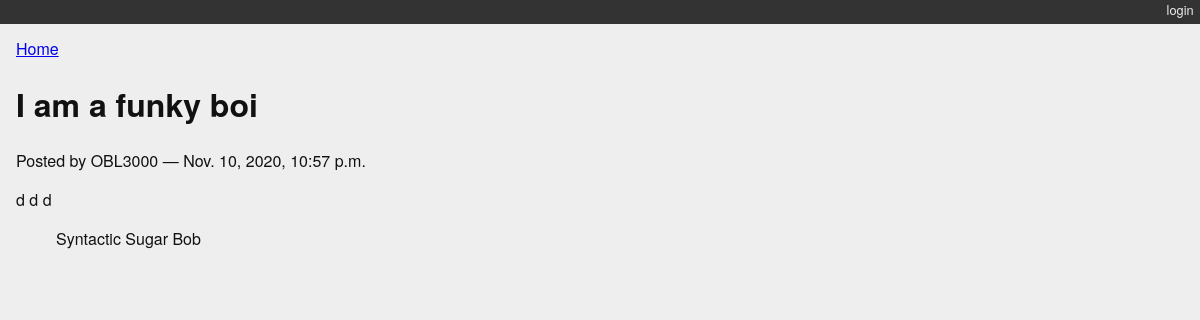
Page /blogging/posts/1/ on the committed database.
### blogging/models.py (models this page shows)
class Post(models.Model):
    title = models.CharField(max_length=128)
    text = models.TextField(blank=True)
    author = models.ForeignKey(User, on_delete=models.CASCADE)
    created_date = models.DateTimeField(auto_now_add=True)
    modified_date = models.DateTimeField(auto_now=True)
    published_date = models.DateTimeField(blank=True, null=True)
    def __str__(self):
        return self.title

class Category(models.Model):
    name = models.CharField(max_length=128)
    description = models.TextField(blank=True)
    posts = models.ManyToManyField(Post, blank=True, related_name='categories')
    def __str__(self):
        return self.name
    class Meta:
        verbose_name_plural = 'CategorieZZZ'

### blogging/views.py (the view, shortened to what this page needs)
# urls.py: path('posts/<int:post_id>/', detail_view, name="blog_detail"),
def detail_view(request, post_id):
    published = Post.objects.exclude(published_date__exact=None)
    try:
        post = published.get(pk=post_id) #pk is a builtin (primary key, int) column in the model
    except Post.DoesNotExist:
        raise Http404
    context = {'post': post}
    return render(request, 'blogging/detail.html', context)

### blogging/templates/blogging/detail.html
{% extends "base.html" %}
{% block content %}
<a class="backlink" href="/">Home</a>
<h1>{{ post }}</h1>
<p class="byline">
  Posted by {{ post.author.username }} &mdash; {{ post.published_date }}
</p>
<div class="post-body">
  {{ post.text }}
</div>
<ul class="categories">
  {% for category in post.categories.all %}
    <li>{{ category }}</li>
  {% endfor %}
</ul>
{% endblock %}

### blogging/static/django_blog.css (style rules this page uses)
body { background-color: #eee; color: #111; font-family: "HelveticaNeue-Light", "Helvetica Neue Light", "Helvetica Neue", Helvetica, Arial, "Lucida Grande", sans-serif; margin:0; padding:0; }
ul.categories { list-style: none; list-style-type: none; }
ul.categories li { display: inline; }

### rows in the picture
Post: title "I am a funky boi", author.username "OBL3000", published_date "Nov. 10, 2020, 10:57 p.m.", text "d d d"
Category: name "Syntactic Sugar"
Category: name "Bob"
